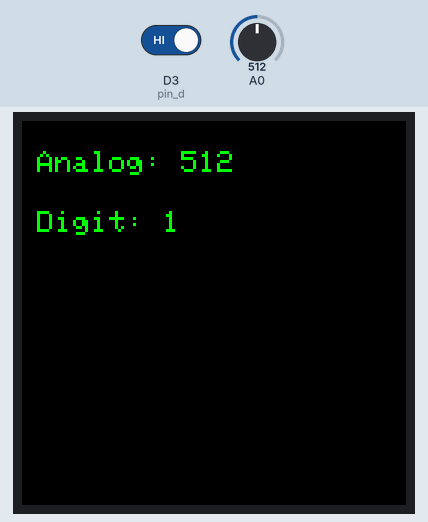
This sketch was run on a simulated ESP8266 (NodeMCU). On the bench: 128×128 colour display. The inputs (shaded band) are chosen by the test bench; at power-on: A0 = 512, D3 (pin_d) HIGH.

Above: at 1.3 s.
1.4 s: A0 set to 716
At 2.6 s:
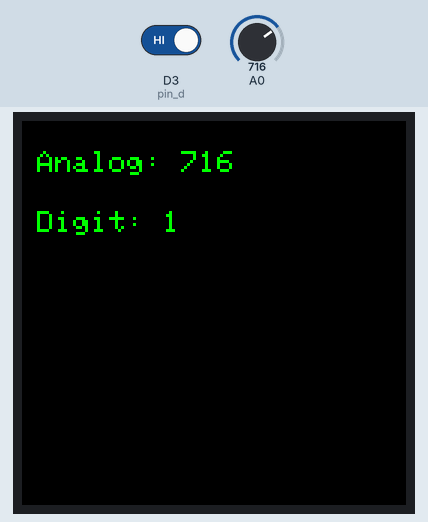
3.2 s: D3 (pin_d) driven LOW
At 3.8 s:
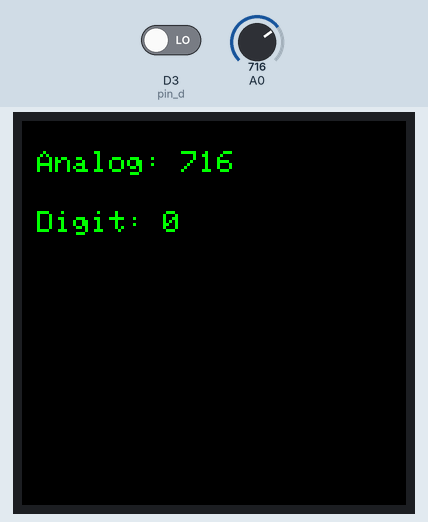
4.8 s: A0 set to 900
At 6.1 s:
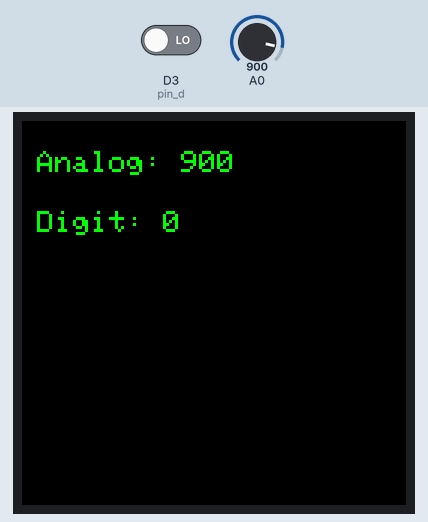
6.4 s: D3 (pin_d) driven HIGH
At 7.5 s:
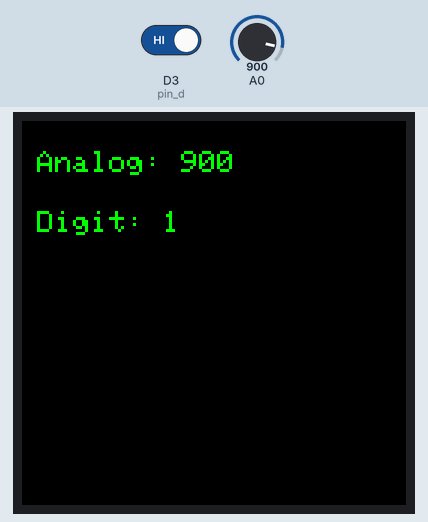
8.0 s: A0 set to 1023
At 8.8 s:
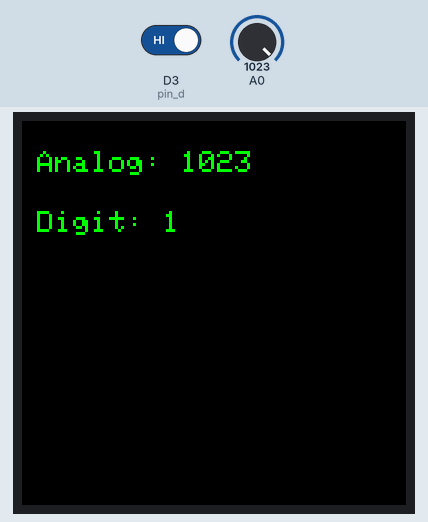
Timing chart, 0 to 10.6 s (numbered marks = the images above; inputs shaded):
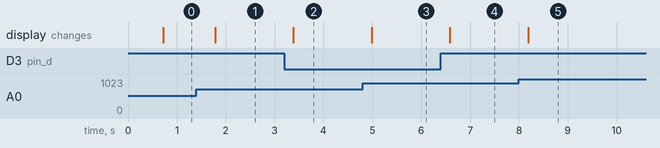

Measured:
- after the input at 1.4 s, the display: changes after 0.38 s (image 1)
- after the input at 3.2 s, the display: changes after 0.18 s (image 2)
- after the input at 4.8 s, the display: changes after 0.18 s (image 3)
- after the input at 6.4 s, the display: changes after 0.19 s (image 4)
- after the input at 8.0 s, the display: changes after 0.19 s (image 5)

The sketch:

tftRainSensor.ino
```cpp
#include <TFT_ILI9163C.h>    //utilizada para se comunicar com o módulo LCD
const int pin_d = 0; // Pin D3 = 0
const int pin_a = 0; // Pin A0 = 0

String digital;
String analog;

int val_d = 0; //Buffer Digital Value
int val_a = 0; //Buffer Analogic Value

//Define as cores
#define BLACK   0x0000
#define BLUE    0x001F
#define RED     0xF800
#define GREEN   0x07E0
#define CYAN    0x07FF
#define MAGENTA 0xF81F
#define YELLOW  0xFFE0
#define WHITE   0xFFFF

#define __CS D1 // pino que conectaremos o CS do módulo LCD
#define __DC D4 // pino que conectaremos o RS do módulo LCD

TFT_ILI9163C display = TFT_ILI9163C(__CS, __DC); // construtor do objeto que utilizaremos para se comunicar com o módulo LCD

void setup(void) {

    Serial.begin(115200);
    pinMode(pin_d, INPUT);
    pinMode(pin_a, INPUT);
    display.begin(); // inicialização para se comunicar com o módulo LCD
    display.clearScreen(); // limpa a tela, removendo todos os desenhos
    display.fillScreen(BLACK); // pinta a tela toda de preto
    display.setTextSize(1.5); // configura o tamanho do texto com o tamanho 1.5
    display.setTextColor(GREEN); // configura a cor do texto como verde
    display.setCursor(5,10); // posiciona o cursor para começar a escrita a partir do (x,y)

}

void loop(){

    delay(500);

    val_d = digitalRead(pin_d); //Read Digital Pin and buffer
    val_a = analogRead(pin_a);  //Read Analogic Pin and buffer

    digital = String(val_d);
    analog  = String(val_a);


    display.clearScreen(); // limpa a tela, removendo todos os desenhos
    display.fillScreen(BLACK); // pinta a tela toda de preto
    display.setTextSize(1.5); // configura o tamanho do texto com o tamanho 1.5
    display.setCursor(5,10); // posiciona o cursor para começar a escrita a partir do (x,y)
    display.print("Analog: "+analog); // escreve em tela
    display.setCursor(5,30); // posiciona o cursor para começar a escrita a partir do (x,y)
    display.print("Digit: "+digital); // escreve em tela

}
```
